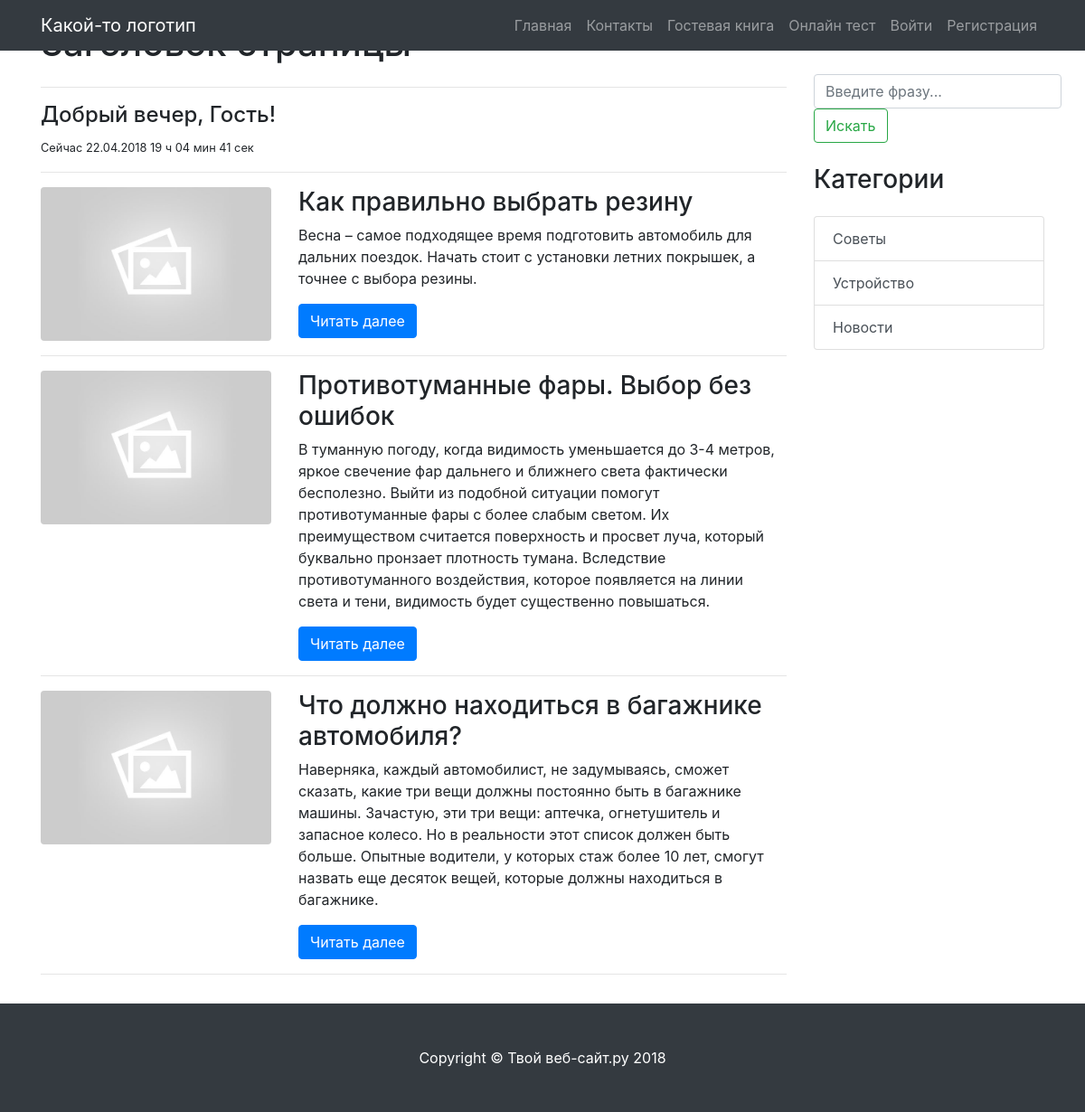
Screenshot of /category.php?cat_id=1 with the database file from the repository.
### tables this page shows
CREATE TABLE `articles` (
  `id` int(11) UNSIGNED NOT NULL,
  `title` varchar(255) NOT NULL,
  `alias` varchar(255) NOT NULL,
  `image` varchar(255) NOT NULL DEFAULT 'default.jpg',
  `introtext` varchar(500) NOT NULL,
  `category_id` int(11) NOT NULL,
  `full_text` text NOT NULL,
  `created_date` int(11) NOT NULL,
  `update_date` int(11) NOT NULL,
  `user_id` int(11) NOT NULL DEFAULT '1'
);

CREATE TABLE `categories` (
  `cat_id` int(11) UNSIGNED NOT NULL,
  `name` varchar(255) NOT NULL,
  `description` text NOT NULL
);

### settings.php (called while the page is built, shortened)
<?php
include 'functions.php';
if(isset($_GET['cat_id'])){
    $cat_id = (int)$_GET['cat_id'];
    $articlesByCatId = getArticlesByCategory($cat_id);
}
$hour = strftime('%H');
$date = strftime('%d.%m.%Y %H ч %M мин %S сек');
if ($hour > 0 and $hour < 6):
    $welcome = "Доброй ночи";
elseif ($hour >= 6 and $hour < 12):
    $welcome = "Доброе утро";
elseif ($hour >= 12 and $hour < 18):
    $welcome = "Добрый день";
elseif ($hour >= 18 and $hour < 24):
    $welcome =  "Добрый вечер";
endif;
$categories = getAllCategories();

### functions.php (called while the page is built, shortened)
<?php
$link = mysqli_connect('localhost', 'root', '', 'blog');
function getAllCategories(){
    global $link;
    $sql = 'SELECT * FROM categories';
    $res = mysqli_query($link, $sql);
    if($res) {
        $rows = mysqli_fetch_all($res, MYSQLI_ASSOC);
        return $rows;
    }else{
        echo 'Ой, что - то пошло не так!';
    }
}
function getArticlesByCategory($cat_id){
    global $link;
    $sql = 'SELECT id, title, introtext, full_text, image FROM articles WHERE category_id = ' . $cat_id . ' ORDER BY id DESC';
    $res = mysqli_query($link, $sql);
    if($res) {
        $row = mysqli_fetch_all($res, MYSQLI_ASSOC);
        return $row;
    }else{
        header('Location: ' . SITE_URL . '404.php');
    }
}

### category.php (the view, shortened to what this page needs)
<? include 'settings.php';?>
<!DOCTYPE html>
<html lang="ru">
<head>
    <? include_once 'includes/head.php'; ?>
</head>
<body>
<?php include_once 'includes/header.php'; ?>
<div class="container">
    <div class="row">
        <div class="col-md-9">
            <h1 class="my-4">Заголовок страницы
            </h1>
            <hr>
            <h4><?= $welcome ?>, Гость!</h4>
            <small>Cейчас <?= $date?></small>
            <hr>
            <?php foreach($articlesByCatId as $row): ?>
                <div class="row">
                    <div class="col-md-4">
                        <a href="#">
                            <img class="img-fluid rounded mb-3 mb-md-0" src="upload/images/<?=$row['image'];?>" alt="">
                        </a>
                    </div>
                    <div class="col-md-8">
                        <h3><?=$row['title'];?></h3>
                        <p><?=$row['introtext'];?></p>
                        <a class="btn btn-primary" href="/article.php?id=<?=$row['id'];?>">Читать далее</a>
                    </div>
                </div>
                <hr>
            <?php endforeach;?>
        </div>
        <?php include 'includes/sidebar.php' ?>
    </div>
</div>
<?php include 'includes/footer.php' ?>
</body>
</html>

### includes/sidebar.php
<div class="col-md-3">
    <h3 class="my-4">Поиск</h3>
    <div>
        <form class="form-inline" action="search.php">
            <input name="query" class="form-control mr-sm-2" type="search" placeholder="Введите фразу..." aria-label="Search">
            <button class="btn btn-outline-success my-2 my-sm-0" type="submit">Искать</button>
        </form>
    </div>
    <h3 class="my-4">Категории</h3>
    <div class="list-group">
        <? foreach ($categories as $category):?>
            <a href="category.php?cat_id=<?= $category['cat_id'] ?>" class="list-group-item list-group-item-action">
                <?= $category['name'] ?>
            </a>
        <? endforeach; ?>
    </div>
</div>

### rows the page displays
articles: image (placeholder picture), title "Как правильно выбрать резину", introtext "Весна – самое подходящее время подготовить автомобиль для дальних поездок. Начать стоит с установки летних покрышек, а точнее с выбора резины."
articles: image (placeholder picture), title "Противотуманные фары. Выбор без ошибок", introtext "В туманную погоду, когда видимость уменьшается до 3-4 метров, яркое свечение фар дальнего и ближнего света фактически бесполезно. Выйти из подобной ситуации помогут противотуманные фары с более слабым светом. Их преимуществом считается поверхность и просвет луча, который буквально пронзает плотность тумана. Вследствие противотуманного воздействия, которое появляется на линии света и тени, видимость будет существенно повышаться."
articles: image (placeholder picture), title "Что должно находиться в багажнике автомобиля?", introtext "Наверняка, каждый автомобилист, не задумываясь, сможет сказать, какие три вещи должны постоянно быть в багажнике машины. Зачастую, эти три вещи: аптечка, огнетушитель и запасное колесо. Но в реальности этот список должен быть больше. Опытные водители, у которых стаж более 10 лет, смогут назвать еще десяток вещей, которые должны находиться в багажнике."
categories: name "Советы"
categories: name "Устройство"
categories: name "Новости"

### other values shown
$name "Главная"
$name "Контакты"
$name "Гостевая книга"
$name "Онлайн тест"
$welcome "Добрый вечер"
$date "22.04.2018 19 ч 04 мин 41 сек"
